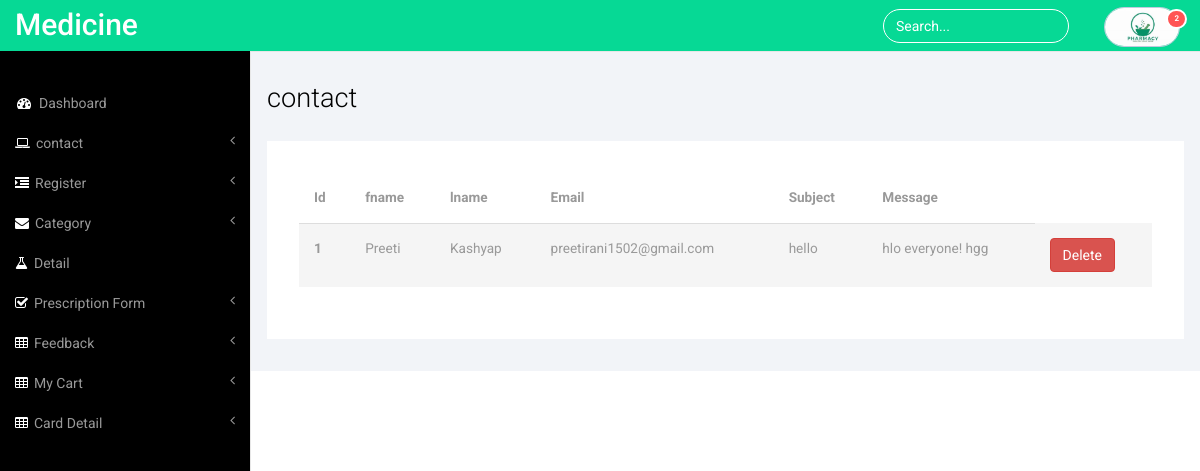
Screenshot of /admin/manageContact.php with the database file from the repository.
### tables this page shows
CREATE TABLE `contact` (
  `Id` int(10) NOT NULL,
  `fname` varchar(30) NOT NULL,
  `lname` varchar(30) NOT NULL,
  `Email` varchar(50) NOT NULL,
  `Subject` varchar(50) NOT NULL,
  `Message` varchar(100) NOT NULL,
  `Created` datetime NOT NULL,
  `Status` enum('a','d') NOT NULL DEFAULT 'd'
);

### admin/manageContact.php (the view)
<?php include "include/header.php";
include "include/connectivity.php";
$q="select * from contact order by Id DESC";
$exe=mysqli_query($conn,$q);
?>
        <div id="page-wrapper">
        <div class="col-md-12 graphs">
	   <div class="xs">
  	 <h3>contact</h3>
  	<div class="bs-example4" data-example-id="contextual-table">
    <table class="table">
      <thead>
        <tr>
          <th>Id</th>
          <th>fname</th>
          <th>lname</th>
          <th>Email</th>
          <th>Subject</th>
          <th>Message</th>
        </tr>
      </thead>
      <tbody>
        <?php while($fetch=mysqli_fetch_array($exe)) { ?>
        <tr class="active">
          <th scope="row" ><?php echo $fetch['Id']?></th>
          <td><?php echo $fetch['fname']?></td>
          <td><?php echo $fetch['lname']?></td>
          <td><?php echo $fetch['Email']?></td>
          <td><?php echo $fetch['Subject']?></td>
          <td><?php echo $fetch['Message']?></td>
          <td> <a href="deleteContact.php?id=<?php echo $fetch['Id'];?>" class="btn btn-danger">Delete</a></td>
        </tr>
      <?php } ?>
      </tbody>
    </table>
   </div>
  <?php include "include/footer.php";?>

### admin/css/style.css (style rules this page uses)
h4, h5, h6, h1, h2, h3 { margin-top: 0; }
html, body { font-family: 'Roboto', sans-serif; font-size: 100%; background:#000; overflow-x: hidden; }
body a { transition:0.5s all; -webkit-transition:0.5s all; -moz-transition:0.5s all; -o-transition:0.5s all; -ms-transition:0.5s all; }
.graphs { padding: 2em 1em; background: #f2f4f8; font-family: 'Roboto', sans-serif; }
.bs-example4 { background: #fff; padding: 2em; }
.xs h3, .widget_head { color:#000; font-size:1.7em; font-weight:300; margin-bottom: 1em; }
.table > thead > tr > th, .table > tbody > tr > th, .table > tfoot > tr > th, .table > thead > tr > td, .table > tbody > tr > td, .table > tfoot > tr > td { border-top: none !important; }
.table > thead > tr > th, .table > tbody > tr > th, .table > tfoot > tr > th, .table > thead > tr > td, .table > tbody > tr > td, .table > tfoot > tr > td { font-size: 0.85em; color: #999; }
.table td, .table>tbody>tr>td, .table>tbody>tr>th, .table>tfoot>tr>td, .table>tfoot>tr>th, .table>thead>tr>td, .table>thead>tr>th { padding:15px !important; }
.table > thead > tr > th { border-bottom: 1px solid #ddd !important; }

### admin/css/custom.css (style rules this page uses)
#page-wrapper { min-height: 568px; background-color: #fff; }
@media (min-width:768px) { #page-wrapper { position: inherit; margin: 0 0 0 250px; border-left: 1px solid #e7e7e7; } }

### rows the page displays
contact: Id "1", fname "Preeti", lname "Kashyap", Email "preetirani1502@gmail.com", Subject "hello", Message "hlo everyone! hgg"
